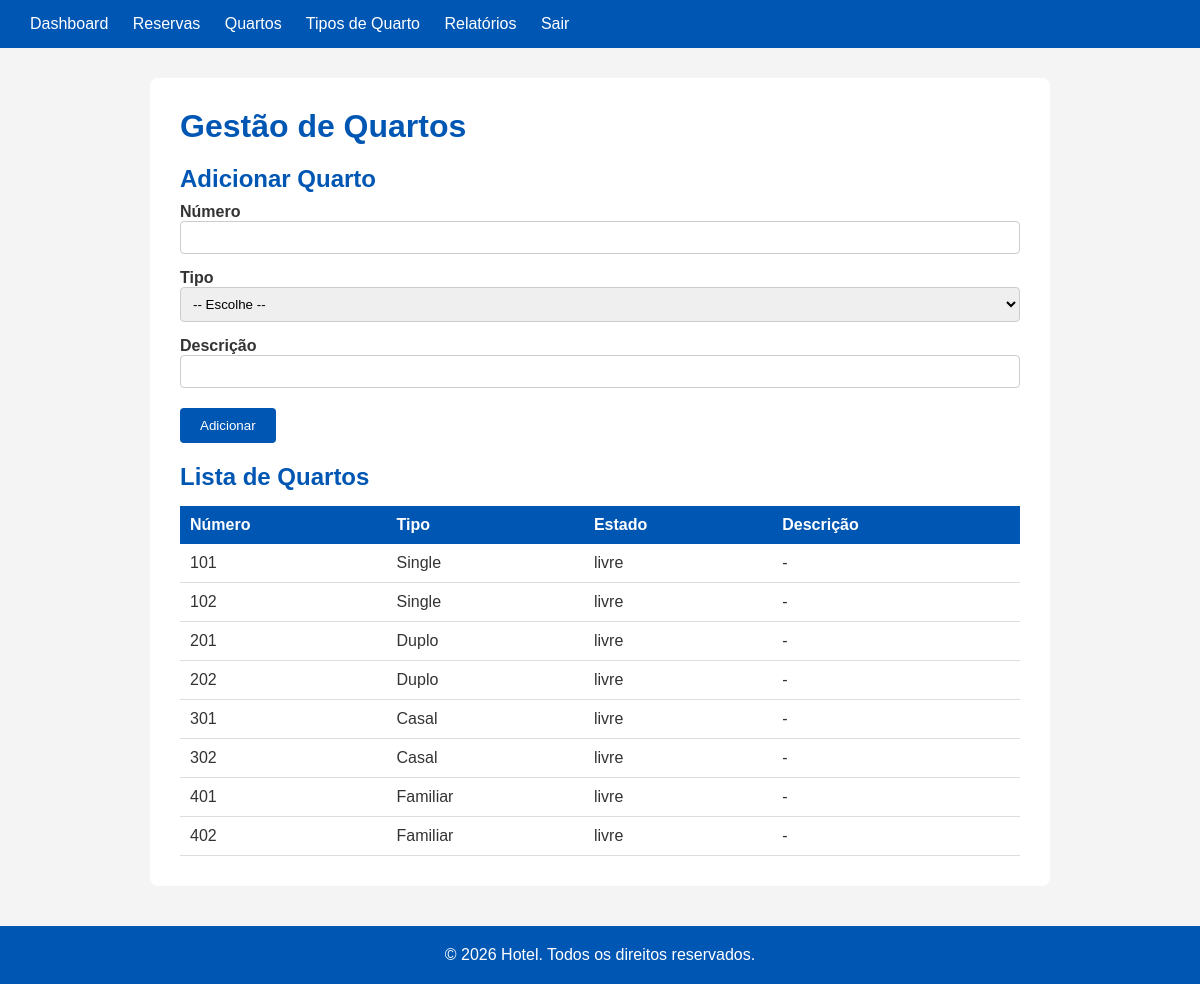
Screenshot of /admin/quartos.php (signed in) with the database file from the repository.
### tables this page shows
CREATE TABLE `quartos` (
  `id` int(11) NOT NULL AUTO_INCREMENT,
  `numero` varchar(10) NOT NULL,
  `tipo_quarto_id` int(11) NOT NULL,
  `estado` enum('livre','ocupado') NOT NULL DEFAULT 'livre',
  `descricao` text DEFAULT NULL,
  PRIMARY KEY (`id`),
  UNIQUE KEY `numero` (`numero`),
  KEY `tipo_quarto_id` (`tipo_quarto_id`),
  CONSTRAINT `quartos_ibfk_1` FOREIGN KEY (`tipo_quarto_id`) REFERENCES `tipos_quarto` (`id`)
);

CREATE TABLE `tipos_quarto` (
  `id` int(11) NOT NULL AUTO_INCREMENT,
  `nome` varchar(80) NOT NULL,
  `capacidade_base` int(11) NOT NULL,
  `capacidade_maxima` int(11) NOT NULL,
  `preco_diaria` decimal(8,2) NOT NULL,
  `preco_hospede_extra` decimal(8,2) NOT NULL DEFAULT 0.00,
  `preco_pequeno_almoco` decimal(8,2) NOT NULL DEFAULT 0.00,
  `descricao` text DEFAULT NULL,
  `ativo` tinyint(1) NOT NULL DEFAULT 1,
  PRIMARY KEY (`id`)
);

### includes/helpers.php (called while the page is built, shortened)
<?php
 function h($texto) {
     return htmlspecialchars($texto, ENT_QUOTES, 'UTF-8');
 }
 ?>

### admin/quartos.php (the view, shortened to what this page needs)
<?php
 require_once '../includes/db.php';
 require_once '../includes/helpers.php';
 $quartos = mysqli_query($conn,
     "SELECT q.id, q.numero, tq.nome AS tipo, q.estado, q.descricao
      FROM quartos q
      JOIN tipos_quarto tq ON q.tipo_quarto_id = tq.id
      ORDER BY q.numero");
 ?>
 <!DOCTYPE html>
 <html lang="pt">
 <head>
     <link rel="stylesheet" href="../includes/style.css">
 </head>
 <body>
     <header>
         <a href="index.php">Dashboard</a>
         <a href="reservas.php">Reservas</a>
         <a href="quartos.php">Quartos</a>
         <a href="tipos-quarto.php">Tipos de Quarto</a>
         <a href="relatorios.php">Relatórios</a>
         <a href="../auth/logout.php">Sair</a>
     </header>
     <main>
         <h1>Gestão de Quartos</h1>
         <h2>Adicionar Quarto</h2>
         <form method="POST">
             <label>Número <input type="text" name="numero" required></label>
             <label>Tipo
                 <select name="tipo_quarto_id" required>
                     <option value="">-- Escolhe --</option>
                 </select>
             </label>
             <label>Descrição <input type="text" name="descricao"></label>
             <button type="submit">Adicionar</button>
         </form>
         <h2>Lista de Quartos</h2>
         <table>
             <tr>
                 <th>Número</th>
                 <th>Tipo</th>
                 <th>Estado</th>
                 <th>Descrição</th>
             </tr>
             <?php while ($q = mysqli_fetch_assoc($quartos)): ?>
             <tr>
                 <td><?= h($q['numero']) ?></td>
                 <td><?= h($q['tipo']) ?></td>
                 <td><?= h($q['estado']) ?></td>
                 <td><?= h($q['descricao'] ?? '-') ?></td>
             </tr>
             <?php endwhile; ?>
         </table>
     </main>
     <footer>
         <p>&copy; 2026 Hotel. Todos os direitos reservados.</p>
     </footer>
 </body>
 </html>

### includes/style.css (style rules this page uses)
* { margin: 0; padding: 0; box-sizing: border-box; }
body { font-family: Arial, sans-serif; background-color: #f4f4f4; color: #333; }
header, nav.topo { background-color: #0056b3; padding: 15px 30px; color: white; }
header a, nav.topo a { color: white; text-decoration: none; margin-right: 20px; }
main { max-width: 900px; margin: 30px auto; background: white; padding: 30px; border-radius: 8px; }
h1 { color: #0056b3; margin-bottom: 20px; }
h2 { color: #0056b3; margin: 20px 0 10px; }
table { width: 100%; border-collapse: collapse; margin-top: 15px; }
table th { background-color: #0056b3; color: white; padding: 10px; text-align: left; }
table td { padding: 10px; border-bottom: 1px solid #ddd; }
form label { display: block; margin: 10px 0 5px; font-weight: bold; }
form input, form select { width: 100%; padding: 8px; border: 1px solid #ccc; border-radius: 4px; margin-bottom: 5px; }
button[type="submit"], .btn { background-color: #0056b3; color: white; padding: 10px 20px; border: none; border-radius: 4px; cursor: pointer; margin-top: 10px; }
a { color: #0056b3; }
footer { text-align: center; padding: 20px; background-color: #0056b3; color: white; margin-top: 40px; }

### rows the page displays
quartos: numero "101", tipo_quarto.nome "Single", estado "livre", descricao "-"
quartos: numero "102", tipo_quarto.nome "Single", estado "livre", descricao "-"
quartos: numero "201", tipo_quarto.nome "Duplo", estado "livre", descricao "-"
quartos: numero "202", tipo_quarto.nome "Duplo", estado "livre", descricao "-"
quartos: numero "301", tipo_quarto.nome "Casal", estado "livre", descricao "-"
quartos: numero "302", tipo_quarto.nome "Casal", estado "livre", descricao "-"
quartos: numero "401", tipo_quarto.nome "Familiar", estado "livre", descricao "-"
quartos: numero "402", tipo_quarto.nome "Familiar", estado "livre", descricao "-"
